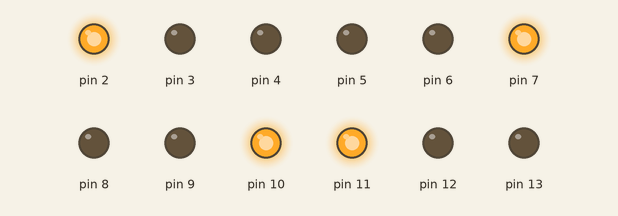
A sketch run on a simulated Arduino Uno, built with avr-gcc and run on an emulated ATmega328P. On the bench: output pins drawn as LEDs (lit = HIGH).

Above: at 0.5 s.
At 1.75 s:
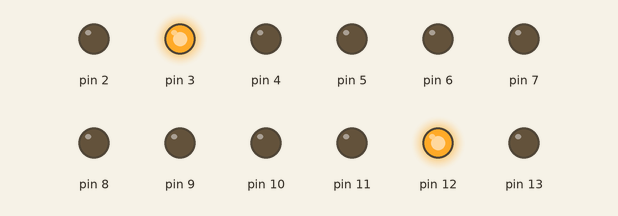
At 3.3 s:
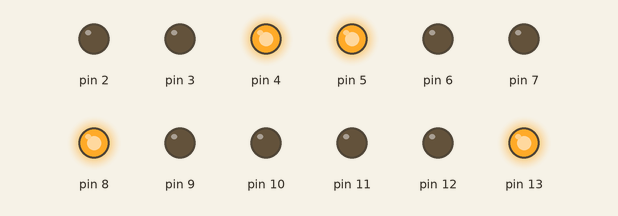
At 5.15 s:
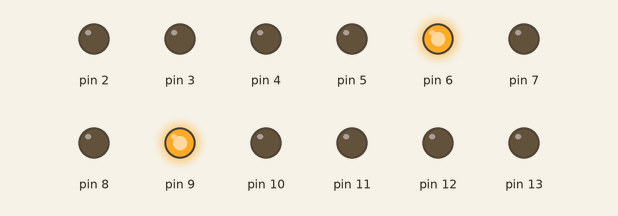
At 7.05 s:
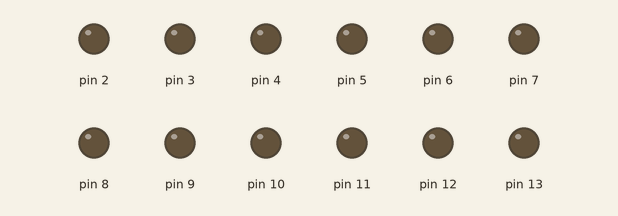
Timing chart, 0 to 7.3 s (numbered marks = the images above):
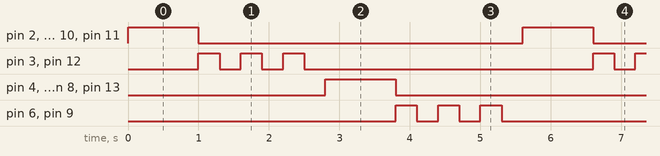

Measured:
- by itself, pin 2, pin 4, pin 5, pin 7, pin 8, pin 10, pin 11, pin 13: alternates HIGH for 1.0 s and LOW for 4.6 s
- by itself, pin 3, pin 6, pin 9, pin 12: repeats every 5.6 s: 2 × (LOW 0.30 s, HIGH 0.30 s), LOW 4.1 s, HIGH 0.30 s
- by itself, everything shown: repeats every 5.6 s, in 14 steps

The sketch:

sketch_jan07a.ino
```cpp
/*
 * UTS project 2
 */
void setup() {
  // put your setup code here, to run once:
for(int i=13; i>=2; i--){
  pinMode(i, OUTPUT);
}
}

void loop() {
  // put your main code here, to run repeatedly:
digitalWrite(11,HIGH);
digitalWrite(2,HIGH);
digitalWrite(10,HIGH);
digitalWrite(7,HIGH);
delay(1000);
digitalWrite(11,LOW);
digitalWrite(2,LOW);
digitalWrite(10,LOW);
digitalWrite(7,LOW);
for (int a=1; a<=3; a++){
  digitalWrite(12,HIGH);
  digitalWrite(3,HIGH);
  delay(300);
  digitalWrite(12,LOW);
  digitalWrite(3,LOW);
  delay(300);
}
digitalWrite(13,HIGH);
digitalWrite(4,HIGH);
digitalWrite(8,HIGH);
digitalWrite(5,HIGH);
delay(1000);
digitalWrite(13,LOW);
digitalWrite(4,LOW);
digitalWrite(8,LOW);
digitalWrite(5,LOW);
for (int b=1; b<=3; b++){
  digitalWrite(9,HIGH);
  digitalWrite(6,HIGH);
  delay(300);
  digitalWrite(9,LOW);
  digitalWrite(6,LOW);
  delay(300);
}
}
```
